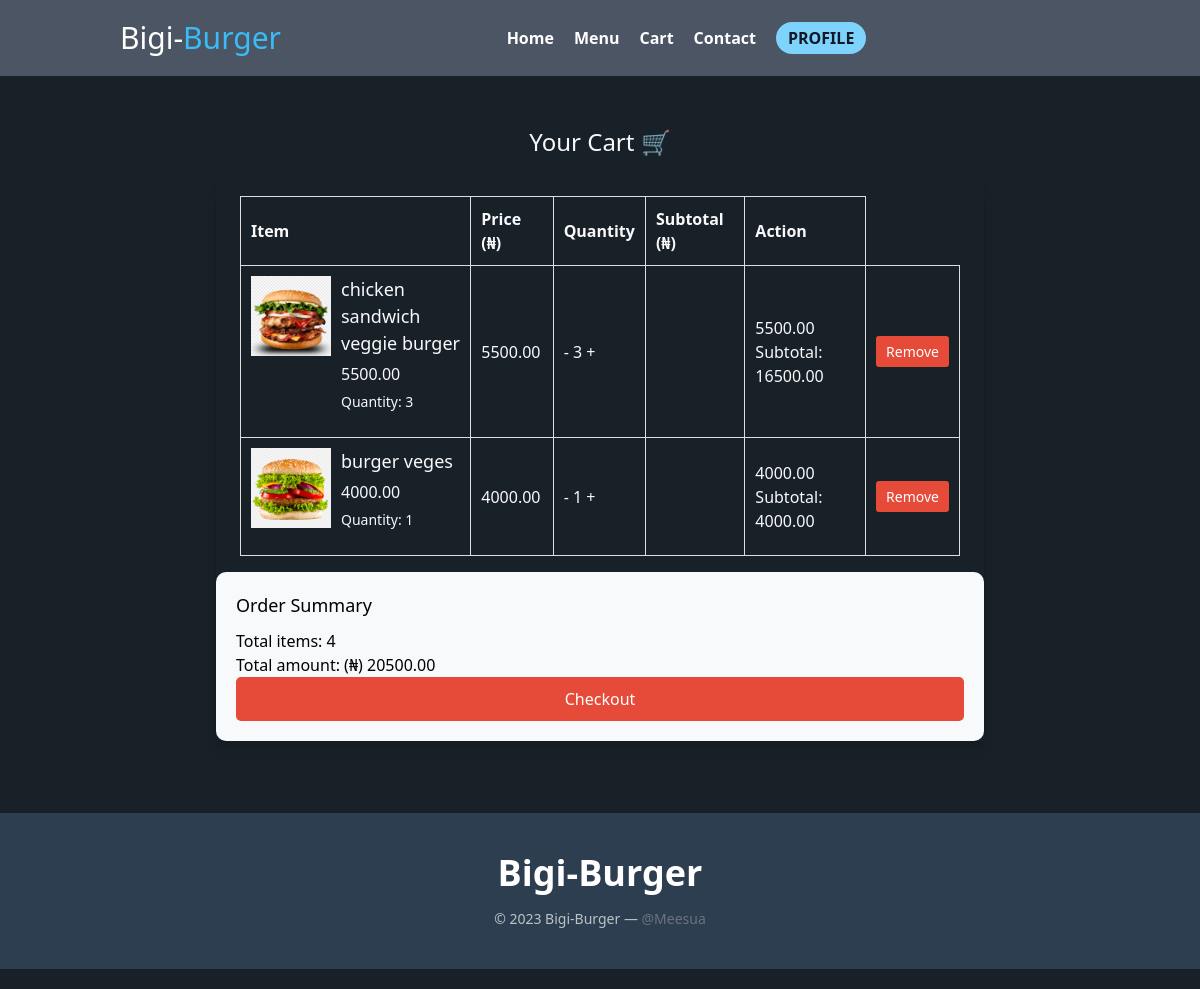
The app's page /cart/ (signed in) with its own data.
### bigi_burger/models.py (models this page shows, shortened)
class OrderItem(models.Model):
    user = models.ForeignKey(User, on_delete=models.CASCADE)
    order = models.ForeignKey(Order, on_delete=models.CASCADE)
    item = models.ForeignKey(MenuItem, on_delete=models.CASCADE)  # Make sure the field name is correct
    quantity = models.PositiveIntegerField()
    ordered = models.BooleanField(default=False)

class MenuItem(models.Model):
    name = models.CharField(max_length=100)
    description = models.TextField()
    price = models.DecimalField(max_digits=8, decimal_places=2)
    category = models.ForeignKey(Category, on_delete=models.CASCADE)
    image = models.ImageField(upload_to='menu_images/')

### bigi_burger/views.py (the view)
# urls.py: path('cart/', views.cart, name='cart'),
@login_required
def cart(request):
    order = Order.objects.get(user=request.user, ordered=False)
    order_items = order.orderitem_set.all()
    if order_items.exists():  # Check if there are items in the cart
        total_quantity = order_items.aggregate(Sum('quantity'))['quantity__sum']
        total_amount = order_items.aggregate(
            total_price=Sum(F('item__price') * F('quantity'))
        )['total_price']
        if total_amount is None:
            total_amount = 0.00
        context = {
            'order_items': order_items,
            'total_quantity': total_quantity,
            'total_amount': total_amount,
        }
        return render(request, 'cart.html', context)
    else:
        return render(request, 'empty_cart.html')

### bigi_burger/templatetags/custom_filters.py (called while the page is built)
@register.filter(name='floatmul')
def floatmul(value, arg):
    return float(value) * float(arg)

### templates/cart.html (shortened to what this page needs)
{% extends 'base.html' %}
{% load static %}
{% load custom_filters %}
{% block content %}
<br><br><br>
  <div class="container-fluid cart-container">
    <h1 class="cart-heading">Your Cart 🛒</h1>
    <div class="flex justify-center">
      <div class="w-full max-w-3xl rounded overflow-hidden shadow-lg">
        <div class="px-6 py-4">
          <table class="table cart-table">
            <thead>
              <tr>
                <th>Item</th>
                <th>Price (₦)</th>
                <th>Quantity</th>
                <th>Subtotal (₦)</th>
                <th>Action</th>
              </tr>
            </thead>
            <tbody>
              {% for order_item in order_items %}
                <tr>
                  <td>
                    <div class="cart-item">
                      <img src="{{ order_item.item.image.url }}" alt="{{ order_item.item.name }}" class="cart-item-image">
                      <div class="cart-item-details">
                          <h3 class="cart-item-title">{{ order_item.item.name }}</h3>
                          <p class="cart-item-price">{{ order_item.item.price }}</p>
                          <p class="cart-item-quantity">Quantity: {{ order_item.quantity }}</p>
                      </div>
                    </div>
                  </td>
                  <td>{{ order_item.item.price }}</td>
                  <td>
                    <button class="btn btn-light btn-sm" onclick="decrementQuantity({{ order_item.item.id }})">-</button>
                    {{ order_item.quantity }}
                    <button class="btn btn-light btn-sm" onclick="incrementQuantity({{ order_item.item.id }})">+</button>
                  </td>
                  <td>
                    <td>
                      {{ order_item.item.price|floatformat:2 }}
                      <br>
                      Subtotal: {% with subtotal=order_item.item.price|floatformat:2|floatmul:order_item.quantity %}
                        {{ subtotal|floatformat:2 }}
                      {% endwith %}
                    </td>
                  </td>
                  <td>
                    <button class="remove-btn" onclick="removeFromCart({{ order_item.item.id }})">Remove</button>
                  </td>
                </tr>
              {% endfor %}
            </tbody>
          </table>
        </div>
        <div class="col-md-4">
          <div class="order-summary">
            <h5>Order Summary</h5>
            <p>Total items: {{ total_quantity }}</p>
            <p>Total amount: (₦) {{ total_amount|floatformat:2 }}</p>
            <a href="{% url 'checkout' %}" class="checkout-btn">Checkout</a>
          </div>
        </div>
      </div>
    </div><br><br><br>
{% endblock %}

### static/css/style.css (style rules this page uses)
body { -ms-overflow-style: none; scrollbar-width: none; overflow-y: scroll; }

### records on screen
OrderItem: item.image (picture), item.name "chicken sandwich veggie burger", item.price "5500.00", quantity "3", item "16500.00"
OrderItem: item.image (picture), item.name "burger veges", item.price "4000.00", quantity "1", item "4000.00"

### other values on screen
{{ total_quantity }} "4"
{{ total_amount|floatformat:2 }} "20500.00"
